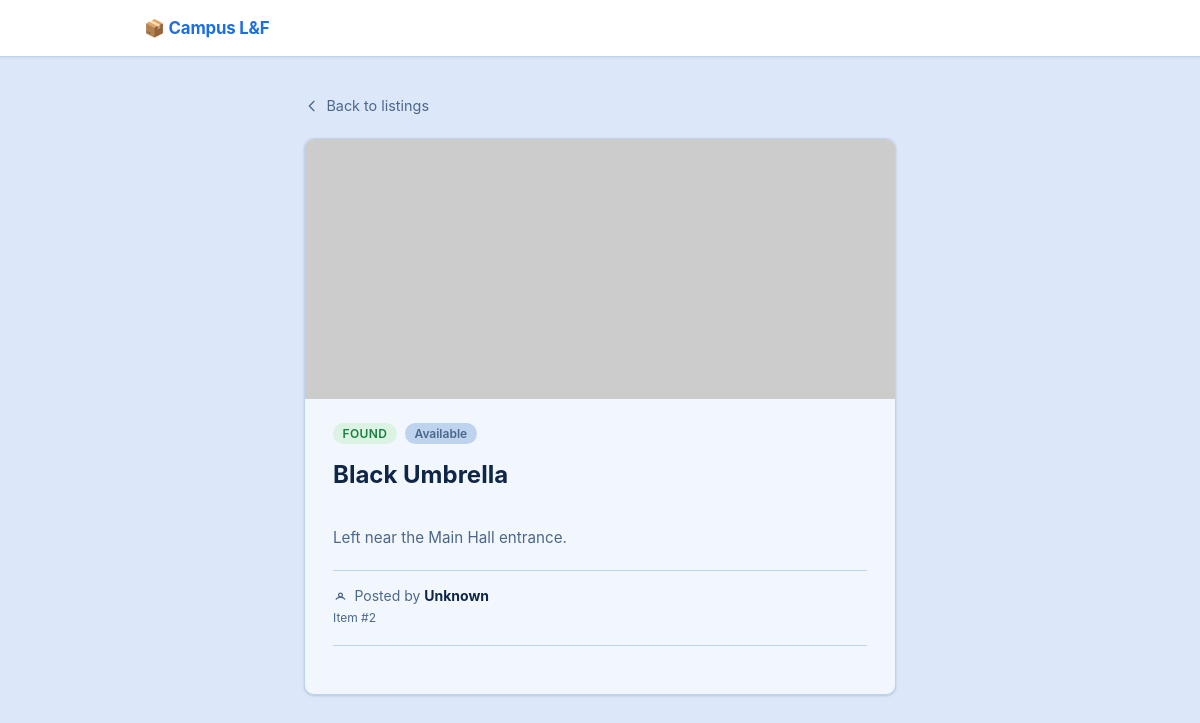
The page /items/2 on the database its author committed.
### tables this page shows
CREATE TABLE items (
        id INTEGER PRIMARY KEY AUTOINCREMENT,
        title TEXT NOT NULL,
        description TEXT,
        category TEXT NOT NULL,
        image_url TEXT,
        status TEXT NOT NULL DEFAULT 'available',
        posted_by INTEGER REFERENCES users(id)
    );

### app.py (the view, shortened to what this page needs)
@app.route('/items/<int:id>', methods=['GET'])
def get_item(id):
    connection = get_connection()
    cursor = connection.cursor()
    cursor.execute("""
        SELECT items.*, users.full_name as posted_by_name, users.email as posted_by_email,
               users.availability as posted_by_availability
        FROM items
        LEFT JOIN users ON items.posted_by = users.id
        WHERE items.id = ?
    """, (id,))
    item = cursor.fetchone()
    if item is None:
        connection.close()
        return "Item not found", 404
    item = dict(item)
    current_user_id = session.get("user_id")
    is_owner = current_user_id is not None and current_user_id == item["posted_by"]
    claim_requests = []
    my_claim_status = None
    confirmed_claim = None
    cursor.execute(
        "SELECT 1 FROM claim_requests WHERE item_id = ? AND status = 'pending' LIMIT 1", (id,)
    )
    has_pending_request = cursor.fetchone() is not None
    connection.close()
    return render_template(
        'item.html',
        item=item,
        is_owner=is_owner,
        claim_requests=claim_requests,
        my_claim_status=my_claim_status,
        confirmed_claim=confirmed_claim,
        has_pending_request=has_pending_request
    )

### db.py (called while the page is built)
def get_connection():
    connection = sqlite3.connect(DB_NAME)
    connection.row_factory = sqlite3.Row   # rows behave like dicts
    return connection

### templates/item.html (shortened to what this page needs)
<!DOCTYPE html>
<html lang="en">
<head>
    <link rel="stylesheet" href="{{ url_for('static', filename='style.css') }}">
</head>
<body>
    <nav class="navbar">
        <div class="container navbar-inner">
            <a href="/" class="navbar-brand">📦 Campus L&F</a>
        </div>
    </nav>
    <div class="container detail-container">
        <a href="/" class="back-link">
            <svg fill="none" viewBox="0 0 24 24" stroke="currentColor">
                <path stroke-linecap="round" stroke-linejoin="round" stroke-width="2" d="M15 19l-7-7 7-7"/>
            </svg>
            Back to listings
        </a>
        <div class="detail-card">
            {% if item.image_url %}
            <img src="{{ item.image_url }}" alt="{{ item.title }}" class="detail-image">
            {% endif %}
            <div class="detail-body">
                <div class="badge-row">
                    {% if item.category == 'lost' %}
                        <span class="badge badge-lost">Lost</span>
                    {% elif item.category == 'found' %}
                        <span class="badge badge-found">Found</span>
                    {% elif item.category == 'trade' %}
                        <span class="badge badge-trade">Trade</span>
                    {% endif %}
                    {% if item.status == 'claimed' %}
                        <span class="badge-status claimed">Claimed</span>
                    {% elif item.status == 'pending' %}
                        <span class="badge-status pending">Claim pending</span>
                    {% elif has_pending_request %}
                        <span class="badge-status pending">Request pending</span>
                    {% else %}
                        <span class="badge-status">Available</span>
                    {% endif %}
                </div>
                <h1 class="detail-title">{{ item.title }}</h1>
                <p class="detail-description">
                    {{ item.description if item.description else "No description provided." }}
                </p>
                <div class="detail-footer">
                    <div class="poster-row">
                        <svg fill="none" viewBox="0 0 24 24" stroke="currentColor">
                            <path stroke-linecap="round" stroke-linejoin="round" stroke-width="2" d="M5.121 17.804A7 7 0 0112 15a7 7 0 016.879 2.804M15 11a3 3 0 11-6 0 3 3 0 016 0z"/>
                        </svg>
                        <span>
                            Posted by
                            {% if item.posted_by and item.posted_by_name %}
                            <a href="/users/{{ item.posted_by }}" class="poster-link"><strong>{{ item.posted_by_name }}</strong></a>
                            {% else %}
                            <strong>Unknown</strong>
                            {% endif %}
                        </span>
                    </div>
                    <p class="item-id">Item #{{ item.id }}</p>
                </div>
                <div class="claim-section" id="claim-section" data-item-id="{{ item.id }}">
                </div>
            </div>
        </div>
    </div>
</body>
</html>

### static/style.css (style rules this page uses)
:root { --color-bg: #dce8f9; --color-surface: #f2f7fd; --color-border: #bdd3ee; --color-text: #0f2647; --color-text-muted: #4c6789; --color-primary: #1d6fe0; --color-primary-dark: #1552ac; --color-lost-bg: #fde0e0; --color-lost-text: #b42318; --color-found-bg: #dcf3e3; --color-found-text: #17803d; --color-trade-bg: #d7e6fc; --color-trade-text: #14449e; --radius: 10px; --shadow: 0 1px 2px rgba(15, 38, 71, 0.08), 0 1px 3px rgba(15, 38, 71, 0.1); }
* { box-sizing: border-box; }
body { font-family: -apple-system, BlinkMacSystemFont, "Segoe UI", Roboto, sans-serif; margin: 0; background: var(--color-bg); color: var(--color-text); }
.container { max-width: 960px; margin: 0 auto; padding: 0 1.5rem; }
.badge { display: inline-block; font-size: 0.75rem; font-weight: 600; text-transform: uppercase; letter-spacing: 0.03em; padding: 0.2rem 0.6rem; border-radius: 999px; background: var(--color-border); color: var(--color-text-muted); }
.item-card[data-category="found"] .badge, .badge-found { background: var(--color-found-bg); color: var(--color-found-text); }
.detail-container { max-width: 640px; padding-top: 2.5rem; padding-bottom: 3rem; }
.back-link { display: inline-flex; align-items: center; gap: 0.4rem; font-size: 0.9rem; color: var(--color-text-muted); text-decoration: none; margin-bottom: 1.5rem; transition: color 0.15s ease; }
.back-link svg { width: 1rem; height: 1rem; }
.detail-card { background: var(--color-surface); border: 1px solid var(--color-border); border-radius: var(--radius); box-shadow: var(--shadow); overflow: hidden; }
.detail-image { width: 100%; height: 260px; object-fit: cover; display: block; }
.detail-body { padding: 1.5rem 1.75rem 1.75rem; }
.badge-row { display: flex; align-items: center; gap: 0.5rem; flex-wrap: wrap; margin-bottom: 1rem; }
.badge-status { display: inline-block; font-size: 0.75rem; font-weight: 600; padding: 0.2rem 0.6rem; border-radius: 999px; background: var(--color-border); color: var(--color-text-muted); }
.detail-title { margin: 0 0 0.75rem; font-size: 1.5rem; font-weight: 700; }
.detail-description { margin: 0; color: var(--color-text-muted); font-size: 0.95rem; line-height: 1.6; white-space: pre-line; }
.detail-footer { border-top: 1px solid var(--color-border); margin-top: 1.25rem; padding-top: 1rem; }
.navbar { background: #ffffff; border-bottom: 1px solid var(--color-border); position: sticky; top: 0; z-index: 100; box-shadow: 0 1px 3px rgba(15, 38, 71, 0.07); }
.navbar-inner { display: flex; align-items: center; justify-content: space-between; height: 56px; }
.navbar-brand { font-weight: 700; font-size: 1.05rem; color: var(--color-primary); text-decoration: none; letter-spacing: -0.01em; }
.poster-row { display: flex; align-items: center; gap: 0.4rem; font-size: 0.875rem; color: var(--color-text-muted); margin-bottom: 0.4rem; }
.poster-row svg { width: 15px; height: 15px; flex-shrink: 0; }
.poster-row strong { color: var(--color-text); }
.item-id { margin: 0; font-size: 0.75rem; color: var(--color-text-muted); }
.claim-section { border-top: 1px solid var(--color-border); margin-top: 1.25rem; padding-top: 1.25rem; }

### rows shown on the page
items: title "Black Umbrella", description "Left near the Main Hall entrance.", id "2"
